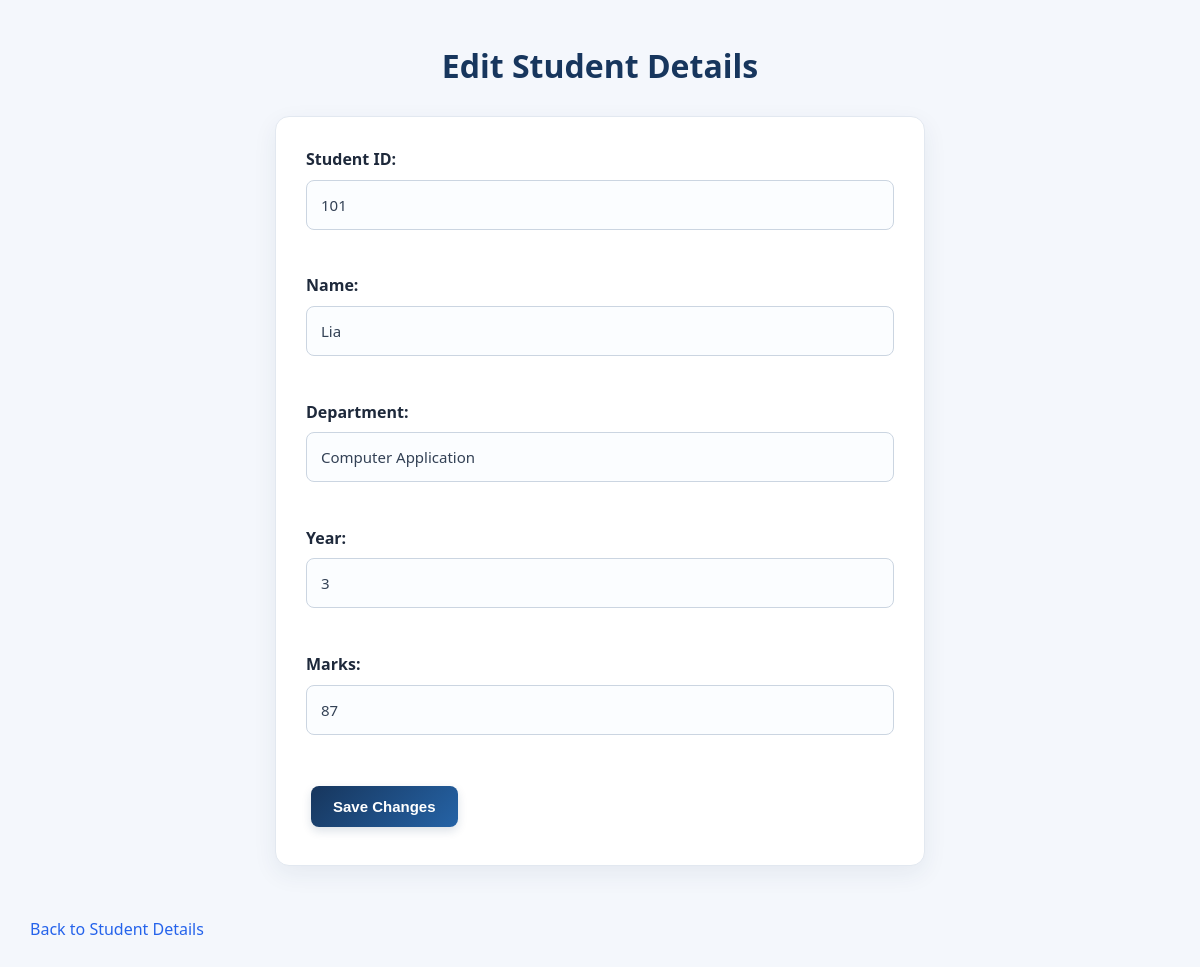
/edit-student/1, run on an earlier commit of the app's database.
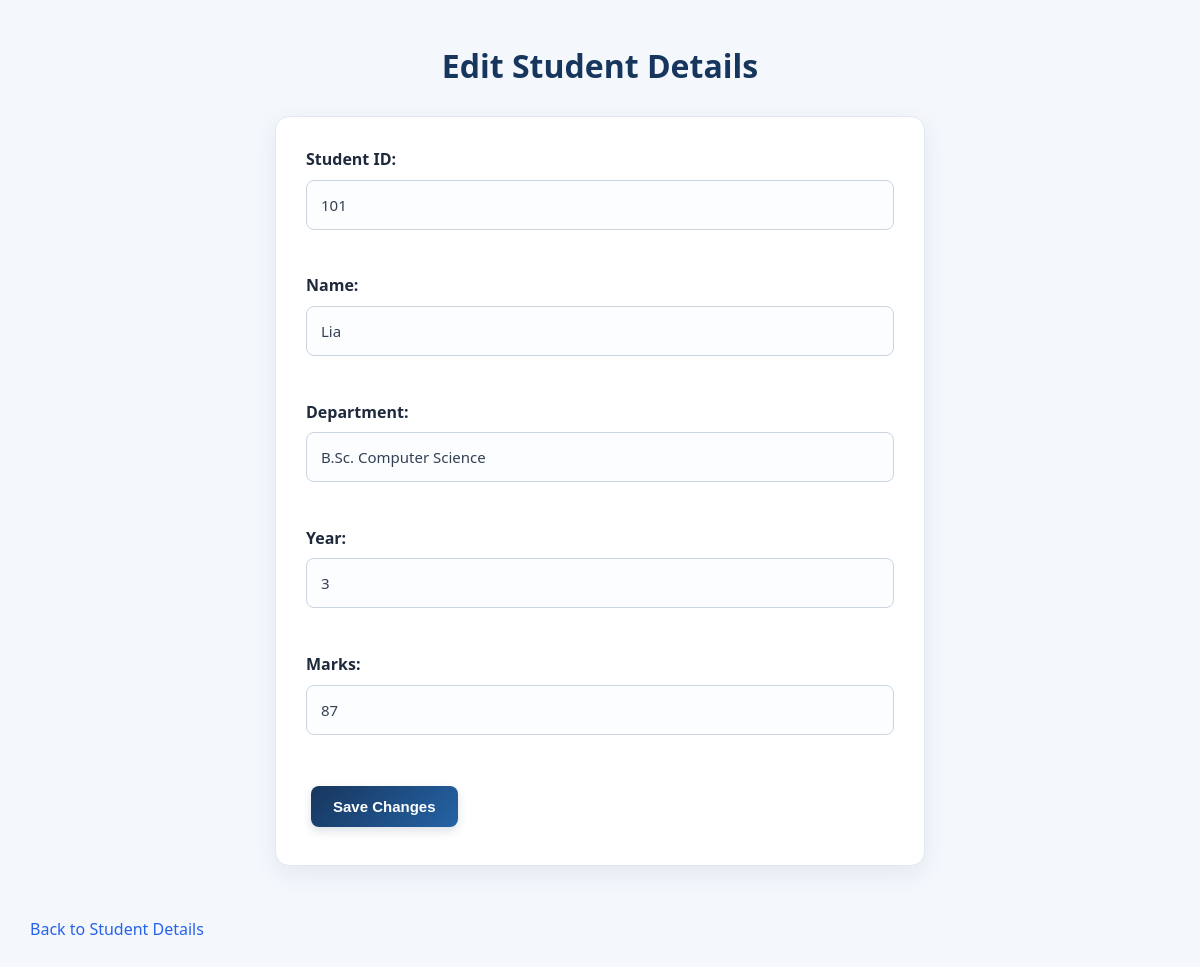
And on a later commit of the database.
### tables this page shows
CREATE TABLE students (
            id INTEGER PRIMARY KEY AUTOINCREMENT,
            student_id TEXT,
            name TEXT,
            department TEXT,
            year TEXT,
            marks INTEGER
        );

### app.py (the view, shortened to what this page needs)
@app.route("/edit-student/<int:student_id>", methods=["GET", "POST"])
def edit_student(student_id):
    connection = sqlite3.connect("students.db")
    cursor = connection.cursor()
    cursor.execute("SELECT * FROM students WHERE id = ?", (student_id,))
    student = cursor.fetchone()
    connection.close()
    if student is None:
        return "Student not found", 404
    return render_template("edit_student.html", student=student)

### templates/edit_student.html (shortened to what this page needs)
<!DOCTYPE html>
<html lang="en">
<head>
    <link rel="stylesheet" href="{{ url_for('static', filename='style.css') }}">
</head>
<body>
    <h1>Edit Student Details</h1>
    <form method="POST" novalidate>
        <label>Student ID:</label>
        <input type="text" name="student_id"
               value="{{ request.form.get('student_id', student[1]) }}">
        <br><br>
        <label>Name:</label>
        <input type="text" name="name"
               value="{{ request.form.get('name', student[2]) }}">
        <br><br>
        <label>Department:</label>
        <input type="text" name="department"
               value="{{ request.form.get('department', student[3]) }}">
        <br><br>
        <label>Year:</label>
        <input type="text" name="year"
               value="{{ request.form.get('year', student[4]) }}">
        <br><br>
        <label>Marks:</label>
        <input type="number" name="marks" min="0" max="100" step="any"
               value="{{ request.form.get('marks', student[5]) }}">
        <br><br>
        <button type="submit">Save Changes</button>
    </form>
    <br>
    <a href="{{ url_for('view_students') }}">Back to Student Details</a>
</body>
</html>

What changed in the data, as far as the page shows it:
changed students "Lia": department "Computer Application" → "B.Sc. Computer Science"
